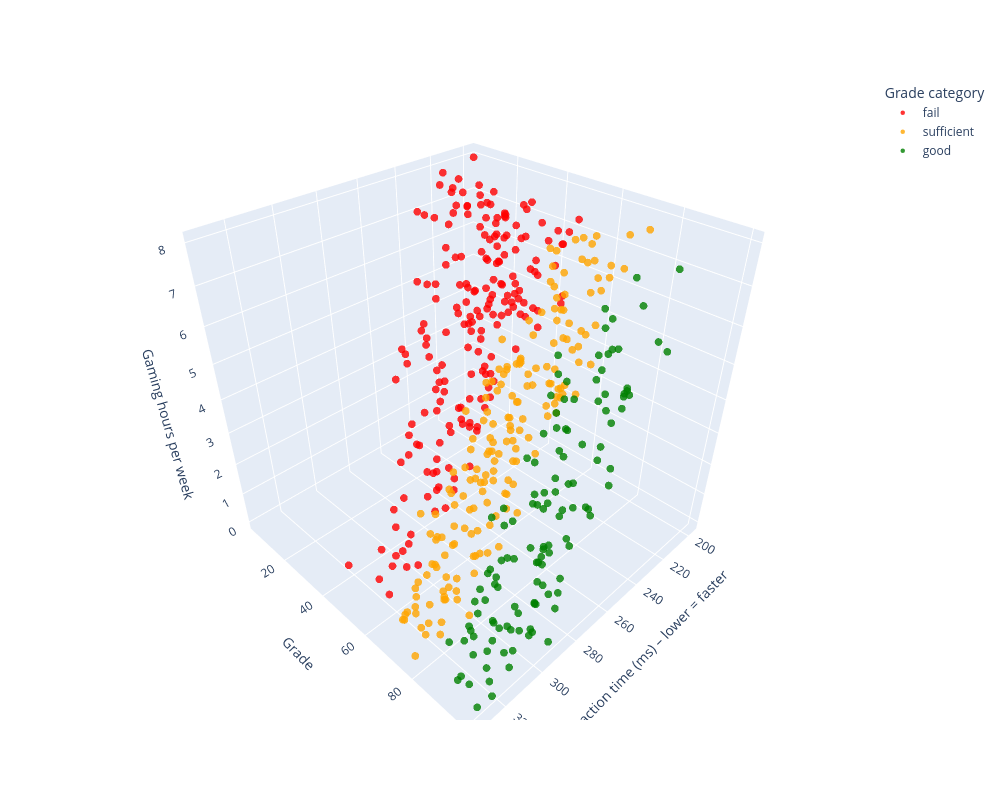

The notebook cell this image was saved under:
### Code cell
import plotly.graph_objects as go

# 1. Create grade_category from grades
df["grade_category"] = pd.cut(
    df["grades"],
    bins=[0, 60, 80, float("inf")],
    labels=["fail", "sufficient", "good"],
    right=False
)

# 2. Create study_hours_category from study_hours
df["study_hours_category"] = pd.cut(
    df["study_hours"],
    bins=[0, 3, 6, float("inf")],
    labels=["low", "average", "high"],
    right=False
)

# 3. Filter out unrealistic grades > 100
df_filtered = df[df["grades"] <= 100].copy()

# 4. Take a smaller sample if there are many rows
if len(df_filtered) > 500:
    df_small = df_filtered.sample(n=500, random_state=0)
else:
    df_small = df_filtered.copy()

# Category settings for grade category
categories = ["fail", "sufficient", "good"]
colors = {
    "fail": "red",
    "sufficient": "orange",
    "good": "green",
}

# 5. Build 3D scatter plot with one trace per grade_category
fig = go.Figure()

for cat in categories:
    subset = df_small[df_small["grade_category"] == cat]

    fig.add_trace(go.Scatter3d(
        x=subset["reaction_time_ms"],
        y=subset["grades"],
        z=subset["gaming_hours"],
        mode="markers",
        name=cat,
        marker=dict(
            size=4.5,
            opacity=0.8,
            color=colors[cat],
        ),
        customdata=subset[["study_hours", "study_hours_category", "grades"]].values,
        hovertemplate=(
            "Grade category: " + cat + "<br>"
            "Reaction time (ms): %{x}<br>"
            "Grade: %{y}<br>"
            "Gaming hours/week: %{z}<br>"
            "Study hours/week: %{customdata[0]}<br>"
            "Study hours category: %{customdata[1]}<extra></extra>"
        )
    ))

# Layout without dropdown
fig.update_layout(
    width=1000,
    height=800,
    margin=dict(t=80),
    scene=dict(
        xaxis_title="Reaction time (ms) – lower = faster",
        yaxis_title="Grade",
        zaxis_title="Gaming hours per week",
    ),
    legend_title_text="Grade category",
)

fig.show()

### Figure 1 — Plotly figure (JSON) as saved in the notebook; plotly's stock layout.template omitted (floating-point values rounded to 4 significant figures; data arrays with more than 128 entries replaced by an {"elided": "..."} marker saying what was removed)
{"data": [{"customdata": {"elided": "195x3 mixed values"}, "hovertemplate": "Grade category: fail<br>Reaction time (ms): %{x}<br>Grade: %{y}<br>Gaming hours/week: %{z}<br>Study hours/week: %{customdata[0]}<br>Study hours category: %{customdata[1]}<extra></extra>", "marker": {"color": "red", "opacity": 0.8, "size": 4.5}, "mode": "markers", "name": "fail", "type": "scatter3d", "x": {"elided": "195 float values"}, "y": {"elided": "195 float values"}, "z": {"elided": "195 float values"}}, {"customdata": {"elided": "179x3 mixed values"}, "hovertemplate": "Grade category: sufficient<br>Reaction time (ms): %{x}<br>Grade: %{y}<br>Gaming hours/week: %{z}<br>Study hours/week: %{customdata[0]}<br>Study hours category: %{customdata[1]}<extra></extra>", "marker": {"color": "orange", "opacity": 0.8, "size": 4.5}, "mode": "markers", "name": "sufficient", "type": "scatter3d", "x": {"elided": "179 float values"}, "y": {"elided": "179 float values"}, "z": {"elided": "179 float values"}}, {"customdata": {"elided": "126x3 mixed values"}, "hovertemplate": "Grade category: good<br>Reaction time (ms): %{x}<br>Grade: %{y}<br>Gaming hours/week: %{z}<br>Study hours/week: %{customdata[0]}<br>Study hours category: %{customdata[1]}<extra></extra>", "marker": {"color": "green", "opacity": 0.8, "size": 4.5}, "mode": "markers", "name": "good", "type": "scatter3d", "x": [255.5, 269.7, 248.8, 258.2, 304.4, 257.1, 262.1, 258.6, 275.4, 297.7, 263.1, 325.0, 271.8, 293.4, 290.9, 252.5, 314.3, 296.1, 280.6, 263.5, 324.1, 285.4, 256.9, 287.5, 293.8, 278.0, 291.0, 293.1, 221.1, 268.2, 266.6, 248.5, 299.8, 289.9, 310.6, 292.2, 302.1, 309.5, 322.7, 303.3, 318.2, 242.1, 285.0, 266.6, 293.7, 277.0, 314.0, 302.2, 317.1, 251.0, 278.6, 303.6, 257.7, 302.0, 329.5, 304.9, 282.1, 309.2, 244.8, 297.6, 321.8, 273.2, 280.8, 244.1, 261.5, 226.8, 324.9, 245.3, 309.2, 258.6, 253.6, 309.9, 274.4, 271.9, 310.7, 286.7, 289.8, 289.9, 296.3, 305.8, 238.0, 284.3, 331.3, 239.8, 266.6, 300.8, 241.1, 286.7, 268.8, 282.1, 285.4, 244.1, 300.0, 243.8, 267.7, 242.1, 305.9, 299.8, 290.4, 288.4, 304.2, 276.0, 263.8, 312.2, 284.8, 318.4, 297.6, 288.2, 262.2, 257.0, 247.3, 263.3, 302.7, 284.1, 312.7, 274.2, 301.7, 303.4, 231.6, 270.1, 318.6, 233.3, 268.9, 330.2, 279.6, 294.4], "y": [91.9, 97.21, 94.53, 90.97, 84.61, 86.94, 80.76, 81.9, 91.21, 97.49, 80.03, 93.44, 90.6, 94.92, 94.12, 89.98, 87.32, 80.61, 91.27, 99.33, 100.0, 85.15, 89.02, 99.31, 96.94, 87.19, 91.22, 95.3, 83.74, 81.57, 86.21, 93.6, 83.31, 95.45, 91.7, 100.0, 88.46, 100.0, 100.0, 84.67, 97.05, 87.45, 92.31, 82.77, 83.7, 96.0, 100.0, 100.0, 100.0, 94.77, 83.73, 89.52, 93.23, 100.0, 92.56, 89.36, 86.28, 82.63, 84.12, 92.23, 97.34, 82.84, 89.73, 86.58, 82.19, 94.69, 94.78, 86.08, 97.96, 99.6, 93.36, 84.6, 88.37, 90.19, 86.31, 92.02, 100.0, 84.11, 87.61, 83.59, 99.5, 87.25, 95.12, 83.54, 84.51, 85.98, 81.18, 92.52, 97.68, 96.61, 99.26, 92.41, 84.56, 83.96, 83.08, 82.1, 96.02, 99.15, 81.21, 100.0, 87.89, 99.32, 85.22, 90.98, 100.0, 80.88, 87.65, 84.12, 87.79, 80.1, 93.19, 99.38, 99.28, 91.47, 84.43, 82.96, 92.4, 100.0, 94.08, 86.62, 86.95, 86.04, 97.6, 100.0, 91.09, 100.0], "z": [4.14, 3.17, 5.52, 6.16, 1.11, 4.03, 4.37, 4.28, 2.85, 1.58, 6.24, 0.03, 5.83, 2.46, 1.69, 5.36, 0.59, 1.45, 2.19, 4.18, 0.63, 4.54, 5.81, 1.52, 2.99, 2.95, 2.56, 2.47, 6.54, 5.45, 3.98, 5.02, 3.36, 1.62, 0.58, 0.16, 0.31, 1.48, 0.03, 1.92, 1.97, 6.11, 3.67, 5.0, 2.9, 3.43, 0.51, 1.04, 1.18, 5.45, 4.12, 2.64, 5.23, 1.94, 0.38, 1.87, 3.48, 0.17, 6.57, 0.86, 0.73, 4.67, 2.06, 6.12, 5.18, 7.84, 1.14, 6.02, 0.64, 5.91, 4.79, 1.33, 3.76, 2.84, 1.1, 4.01, 1.17, 2.89, 0.0, 1.46, 6.37, 3.35, 0.83, 6.65, 2.87, 1.77, 5.7, 2.18, 4.51, 4.31, 3.07, 5.37, 0.17, 4.67, 6.02, 6.9, 1.77, 1.75, 3.13, 2.06, 1.84, 3.59, 4.56, 0.25, 2.88, 0.13, 2.33, 1.66, 3.14, 5.42, 5.35, 3.71, 0.9, 1.75, 0.64, 2.69, 0.52, 1.2, 6.25, 4.28, 0.65, 7.54, 2.97, 0.11, 1.9, 1.86]}], "layout": {"height": 800, "legend": {"title": {"text": "Grade category"}}, "margin": {"t": 80}, "scene": {"xaxis": {"title": {"text": "Reaction time (ms) – lower = faster"}}, "yaxis": {"title": {"text": "Grade"}}, "zaxis": {"title": {"text": "Gaming hours per week"}}}, "width": 1000}}
